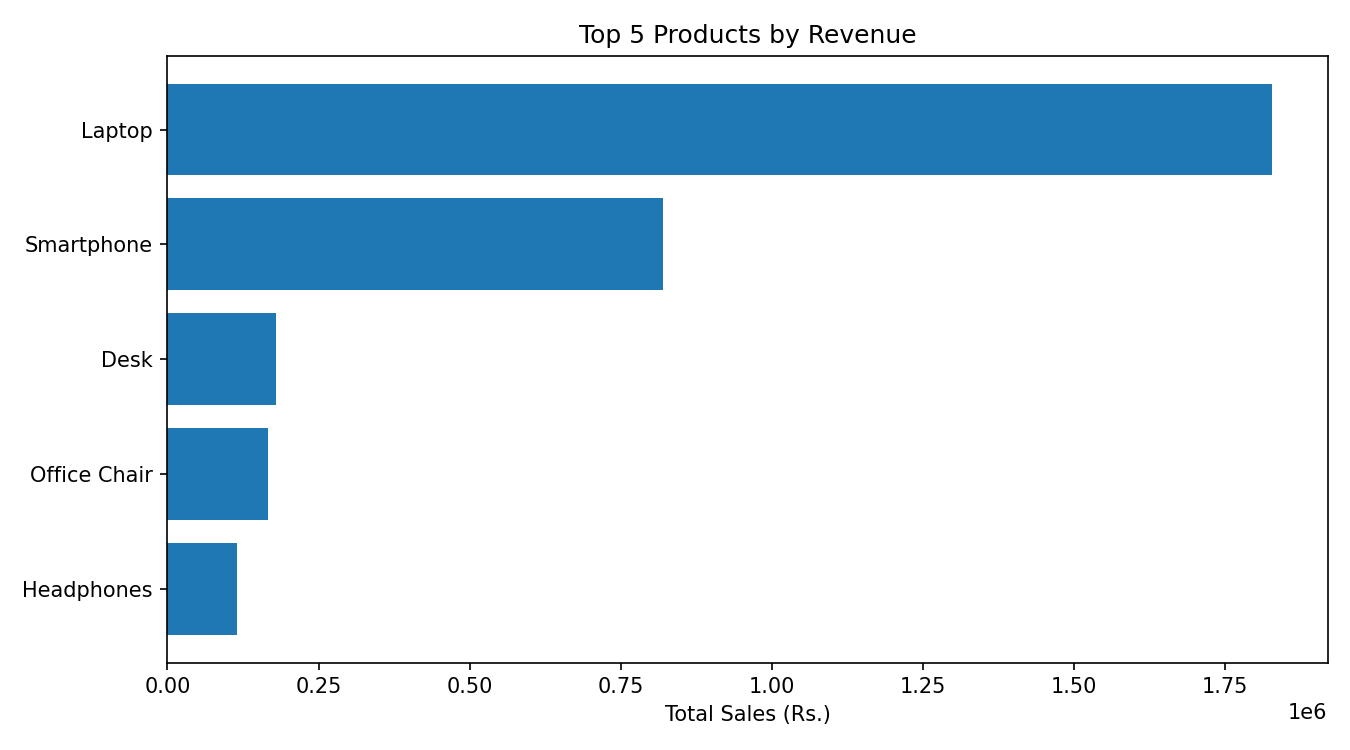

Reproduce this figure in Python.
import pandas as pd
import matplotlib
matplotlib.use("Agg")
import matplotlib.pyplot as plt

df = pd.read_csv("retail_sales.csv")

top5 = (
    df.groupby("Product")["Total_Sales"]
    .sum()
    .sort_values(ascending=False)
    .head(5)
    .sort_values()
)

plt.figure(figsize=(9, 5))
plt.barh(top5.index, top5.values)
plt.title("Top 5 Products by Revenue")
plt.xlabel("Total Sales (Rs.)")
plt.tight_layout()
plt.savefig("top5_products.png", dpi=150)
plt.close()

print("SUCCESS! Top 5 products chart created.")
